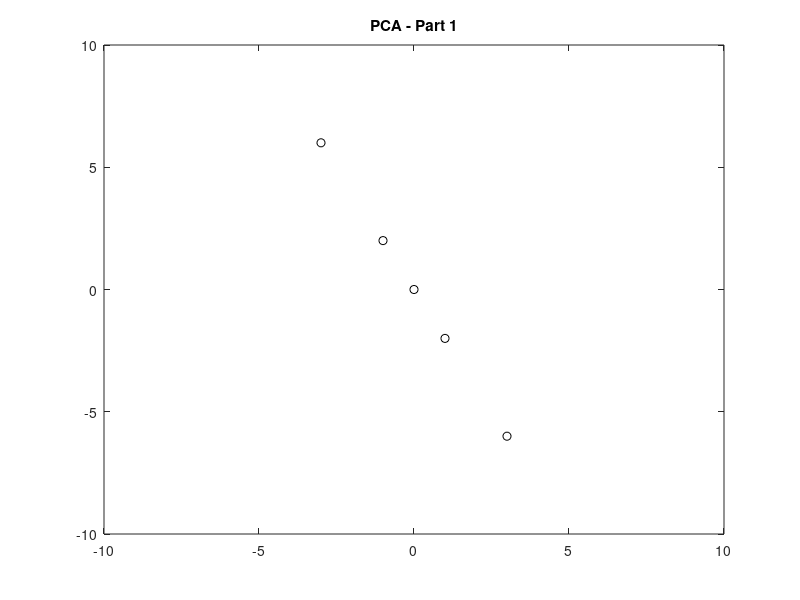
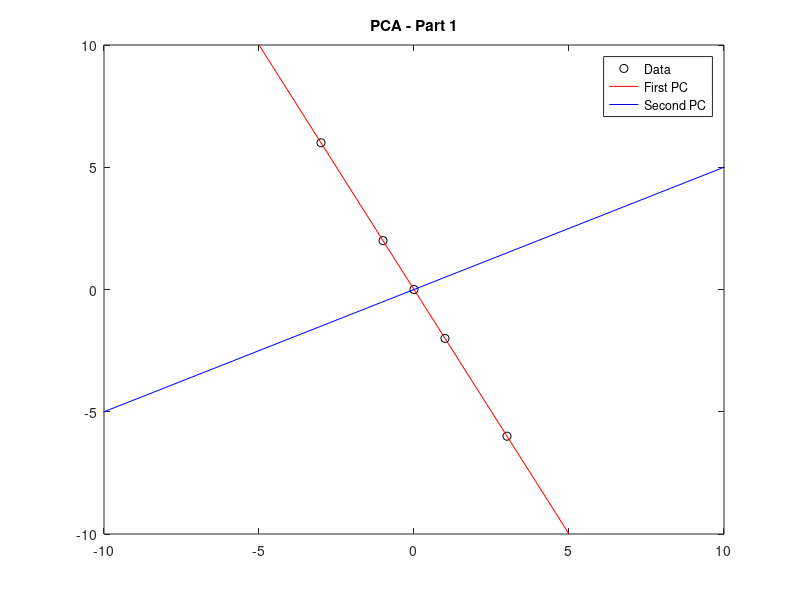

Write MATLAB code to recreate these figures, in order.
clear;

data = [0,0; -1,2; -3,6; 1,-2; 3,-6];

f = figure(); 
plot(data(:,1), data(:,2), 'ko');
title('PCA - Part 1');
axis([-10 10 -10 10]);
saveas(f,'./figures/hw5_2_1a.png');

pca1x = [-6 6];
pca1y = [12 -12];

pca2x = [-12 12];
pca2y = [-6 6];

f = figure(); 
plot(data(:,1), data(:,2), 'ko');
hold on;
plot(pca1x, pca1y, 'r-');
plot(pca2x, pca2y, 'b-');
title('PCA - Part 1');
legend('Data', 'First PC','Second PC');
axis([-10 10 -10 10]);
saveas(f,'./figures/hw5_2_1b.png');
